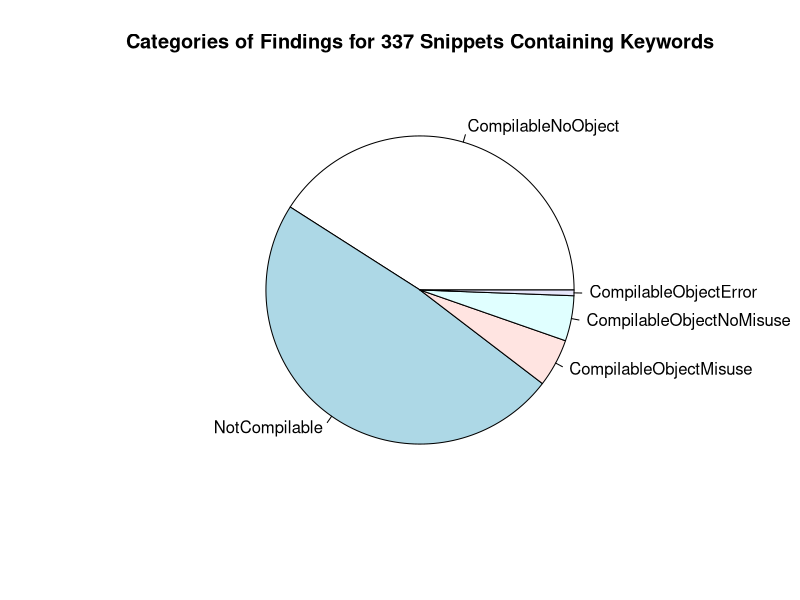

This chart was generated by the following R code:

png(file="Pie.png", width     = 3.25,
  height    = 2.25,
  units     = "in",
  res       = 1200,
  pointsize = 4)

slices <- c(138, 164, 17, 16, 2)

lbls <- c("CompilableNoObject", "NotCompilable", "CompilableObjectMisuse", "CompilableObjectNoMisuse", "CompilableObjectError")

pie(slices, labels = lbls, main = "Categories of Findings for 337 Snippets Containing Keywords")
